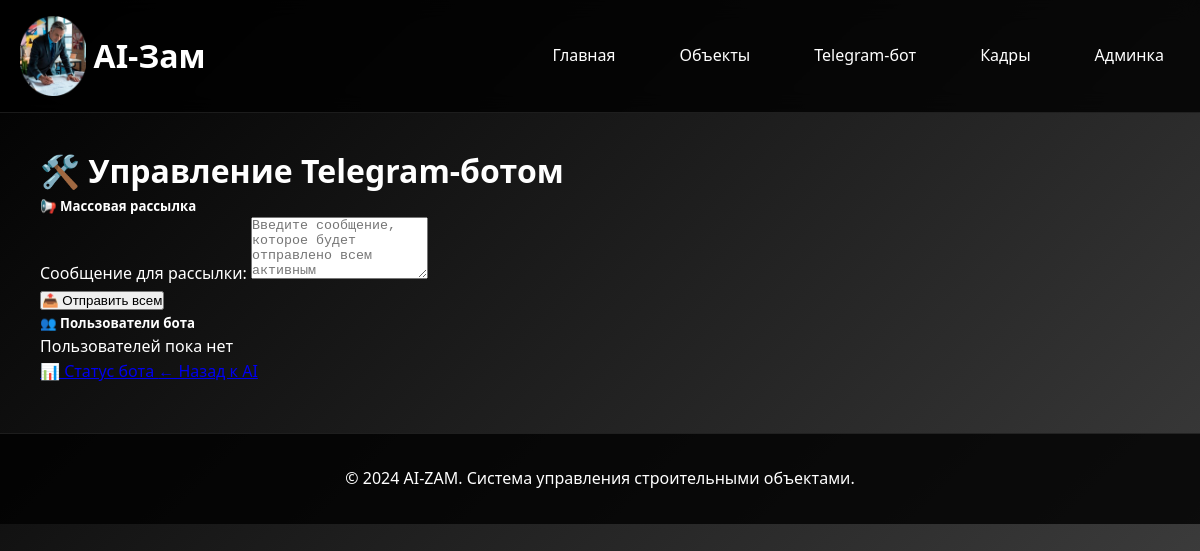
/telegram/management/, run on an earlier commit of the app's database.
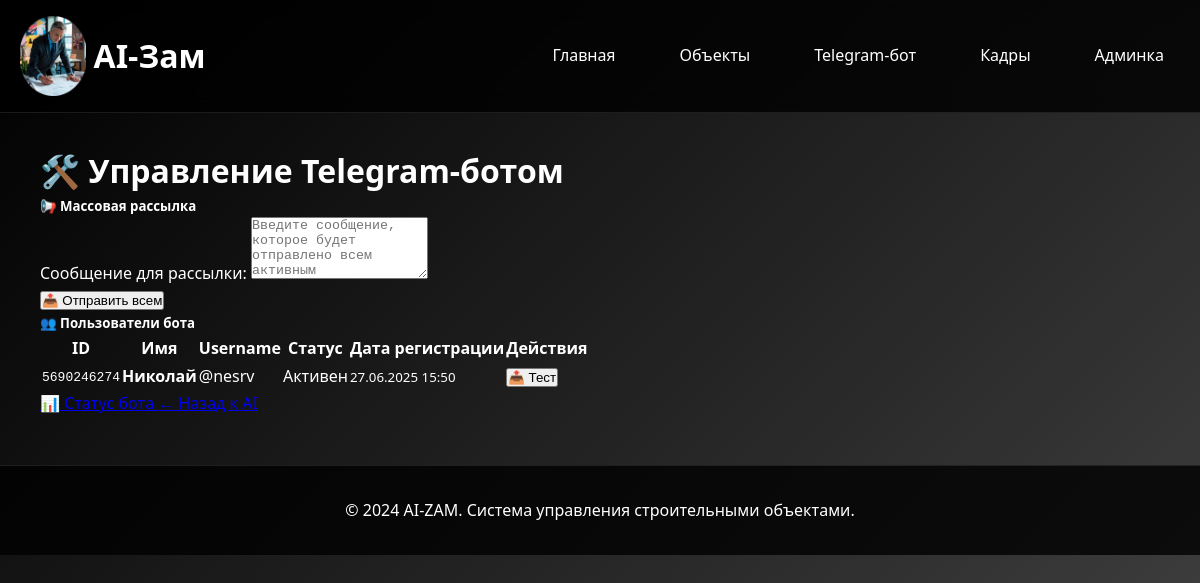
And on a later commit of the database.
### telegrambot/models.py (models this page shows, shortened)
class TelegramUser(models.Model):
    telegram_id = models.BigIntegerField(unique=True, verbose_name="Telegram ID")
    username = models.CharField(max_length=100, blank=True, null=True, verbose_name="Username")
    first_name = models.CharField(max_length=100, blank=True, null=True, verbose_name="Имя")
    last_name = models.CharField(max_length=100, blank=True, null=True, verbose_name="Фамилия")
    is_active = models.BooleanField(default=True, verbose_name="Активен")
    created_at = models.DateTimeField(auto_now_add=True, verbose_name="Дата регистрации")
    updated_at = models.DateTimeField(auto_now=True, verbose_name="Дата обновления")
    class Meta:
        verbose_name = "Пользователь Telegram"
        verbose_name_plural = "Пользователи Telegram"

### telegrambot/views.py (the view)
# urls.py: path('management/', views.bot_management, name='management'),
def bot_management(request):
    try:
        users = TelegramUser.objects.order_by('-created_at')[:50]
        context = {
            'users': users,
        }
        return render(request, 'telegrambot/management.html', context)
    except Exception as e:
        logger.error(f"Ошибка управления ботом: {e}")
        return JsonResponse({'error': str(e)}, status=500)

### telegrambot/templates/telegrambot/management.html (shortened to what the changed rows need)
{% extends 'base/base.html' %}
{% block content %}
<div class="container mt-4">
    <div class="row">
        <div class="col-12">
            <h1>🛠️ Управление Telegram-ботом</h1>
            <div class="card">
                <div class="card-body">
                    {% if users %}
                        <div class="table-responsive">
                            <table class="table table-striped">
                                <thead>
                                    <tr>
                                        <th>ID</th>
                                        <th>Имя</th>
                                        <th>Username</th>
                                        <th>Статус</th>
                                        <th>Дата регистрации</th>
                                        <th>Действия</th>
                                    </tr>
                                </thead>
                                <tbody>
                                    {% for user in users %}
                                    <tr>
                                        <td>
                                            <code>{{ user.telegram_id }}</code>
                                        </td>
                                        <td>
                                            <strong>{{ user.first_name }}</strong>
                                        </td>
                                        <td>
                                            {% if user.username %}
                                                <span class="text-primary">@{{ user.username }}</span>
                                            {% else %}
                                                <span class="text-muted">—</span>
                                            {% endif %}
                                        </td>
                                        <td>
                                            {% if user.is_active %}
                                                <span class="badge bg-success">Активен</span>
                                            {% else %}
                                                <span class="badge bg-secondary">Неактивен</span>
                                            {% endif %}
                                        </td>
                                        <td>
                                            <small>{{ user.created_at|date:"d.m.Y H:i" }}</small>
                                        </td>
                                        <td>
                                            <button class="btn btn-sm btn-outline-primary"
                                                onclick="sendTestMessage({{ user.telegram_id }})">
                                                📤 Тест
                                            </button>
                                        </td>
                                    </tr>
                                    {% endfor %}
                                </tbody>
                            </table>
                        </div>
                    {% else %}
                        <p class="text-muted">Пользователей пока нет</p>
                    {% endif %}
                </div>
            </div>
        </div>
    </div>
</div>
{% endblock %}

What changed in the data, as far as the page shows it:
added TelegramUser: telegram_id "5690246274", first_name "Николай", username "nesrv", is_active "Активен", created_at "27.06.2025 15:50"
Also different on the page:
text no longer shown: "Пользователей пока нет"
text now shown: "ID Имя Username Статус Дата регистрации Действия"
